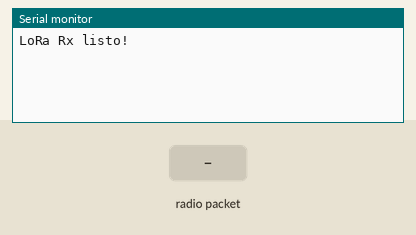
This sketch was run on a simulated ESP8266 (NodeMCU). Shown: the last lines printed to the serial monitor. The test bench sets the inputs (shaded band). No radio packets arrive unless stated.

Above: at 1.2 s.
1.3 s: radio packet "1" arrives
At 2.3 s:
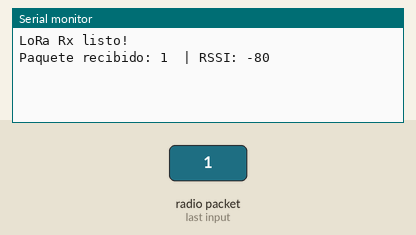
2.8 s: radio packet "0" arrives
At 3.4 s:
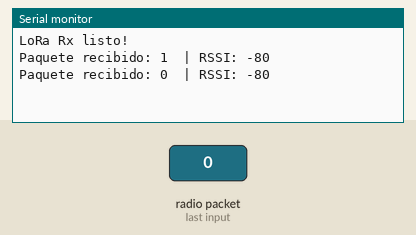
4.3 s: radio packet "2" arrives
At 5.7 s:
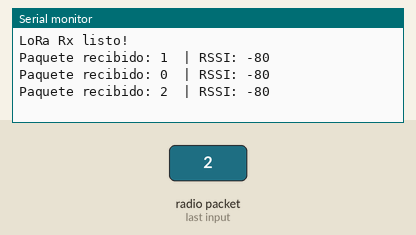

The sketch:

LoRa_Receiver_Test.ino
```cpp
#include <SPI.h>
#include <LoRa.h>

#define RST D1
#define DIO0 D2
#define NSS D3

void setup() {
  Serial.begin(115200);

  LoRa.setPins(NSS, RST, DIO0);

  if (!LoRa.begin(915E6)) {
    Serial.println("Error iniciando LoRa!");
    while (1);
  }

  // Configuración de radio
  LoRa.setSpreadingFactor(12);   // SF7–12
  LoRa.setSignalBandwidth(125E3); // 125E3, 250E3, 500E3
  LoRa.setCodingRate4(5);        // 5 = 4/5, 8 = 4/8
  LoRa.setTxPower(17);           // potencia en dBm

  Serial.println("LoRa Rx listo!");
}

void loop() {
  int packetSize = LoRa.parsePacket();
  if (packetSize) {
    Serial.print("Paquete recibido: ");

    // Read byte per byte
    while (LoRa.available()) {
      char c = (char)LoRa.read();
      Serial.print(c);
    }

    // RSSI = power in dBm
    Serial.print("  | RSSI: ");
    Serial.println(LoRa.packetRssi());
  }
}
```

Measured:
- after the input at 1.3 s, the serial monitor: prints a new line at once (image 1)
- after the input at 2.8 s, the serial monitor: prints a new line at once (image 2)
- after the input at 4.3 s, the serial monitor: prints a new line at once (image 3)
